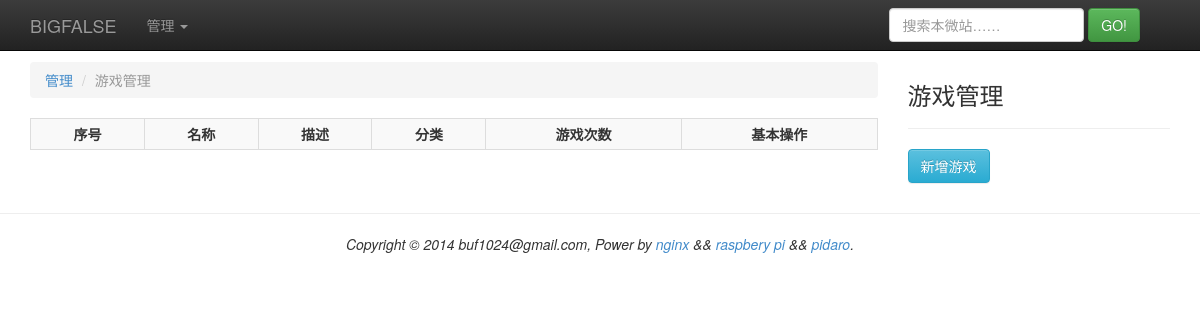
Before: /manage/game (signed in) with the older database file.
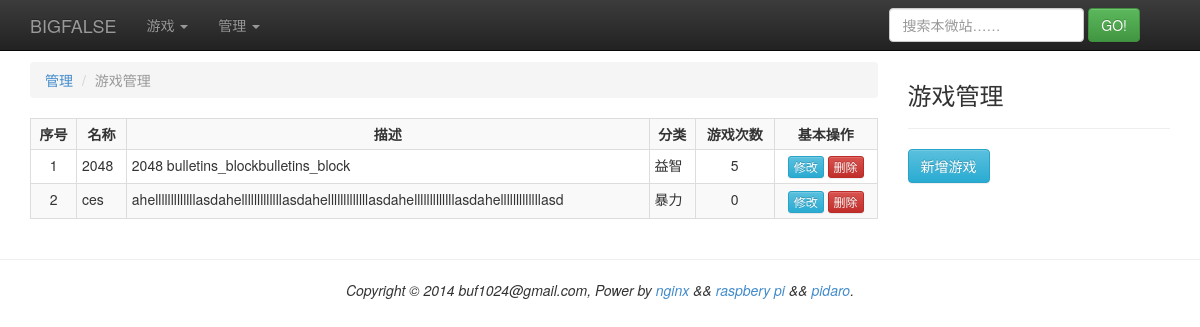
After: the same page with the newer database file.
### tinylog/models.py (models this page shows, shortened)
class Game(models.Model):
    name = models.CharField(max_length = 64)
    desc = models.CharField(max_length = 512, null=True)
    image = models.CharField(max_length = 128)
    width = models.IntegerField()
    height = models.IntegerField()
    visiable = models.BooleanField()
    hot = models.IntegerField()
    create_time = models.DateTimeField()
    update_time = models.DateTimeField()
    catalog = models.ForeignKey(Catalog, null=True)

class Catalog(models.Model):
    name = models.CharField(max_length = 64)
    desc = models.CharField(max_length = 512, null=True)
    type = models.IntegerField()
    create_time = models.DateTimeField()
    update_time = models.DateTimeField()

### tinylog/views.py (the view)
# urls.py: url(r'^manage/game$', 'tinylog.views.mnggame'),
def mnggame(req):
    r = try_redirect(req)
    if r != None:
        return r
    settings = get_settings()
    setting = settings['setting']
    d = {}
    d['extral_block'] = get_mnggame_extral_block()
    d['header_block'] = get_header_block(setting.title + u' : 游戏管理',
                                             extjs = ['/js/mnggame.js'])
    d['nav_block'] = get_nav_block(req)
    d['content_block'] = get_mnggame_block()
    d['footer_block'] = get_footer_block()
    t = get_template('general.html')
    c = Context(d)
    h = t.render(c)
    return HttpResponse(h)

### tinylog/util.py (called while the page is built, shortened)
def get_settings(is_force = False):
    global _g_last_time
    global _g_read_interval
    now = int(time())
    diff = now - _g_last_time
    return _g_settings

def get_header_block(webtitle, extjs = None, extcss = None):
    settings = get_settings()
    d = {}
    d['webtitle'] = webtitle
    d['mstdjss'] = settings['stdjss']
    d['mstdcss'] = settings['stdcss']
    d['mextjs'] = extjs
    d['mextcss'] = extcss
    t = get_template('header.html')
    c = Context(d)
    h = t.render(c)
    return h

def get_nav_block(req):
    settings = get_settings()
    setting = settings['setting']
    games = settings['games']
    d = {}
    d['brand'] = setting.brand
    d['games'] = games
    d['admin'] = is_admin(req)
    t = get_template('nav.html')
    c = Context(d)
    h = t.render(c)
    return h

def get_footer_block():
    settings = get_settings()
    setting = settings['setting']
    d = {}
    d['copy_info'] = setting.copy_info
    t = get_template('footer.html')
    c = Context(d)
    h = t.render(c)
    return h

def is_admin(req):
    return req.user.is_authenticated()

### template/nav.html (shortened to what this page needs)
<div class="navbar navbar-inverse navbar-fixed-top" role="navigation">
  <div class="container">
    <div class="navbar-header">
      <a class="navbar-brand" href="/">{{ brand }}</a>
    </div>
    <div class="navbar-collapse collapse">
      <ul class="nav navbar-nav">
        {% if games %}
        <li class="dropdown">
          <a class="dropdown-toggle" data-toggle="dropdown" href="#">
            游戏 <span class="caret"></span>
          </a>
        </li>
        {% endif %}
        {% if admin %}
        <li class="dropdown">
          <a class="dropdown-toggle" data-toggle="dropdown" href="#">
            管理 <span class="caret"></span>
          </a>
        </li>
        {% else %}
        <li><a href="/manage/admin">管理</a></li>
        {% endif %}
      </ul>
      <form class="navbar-form navbar-right" role="search" method="get" action="/search">
        <div class="form-group">
          <input type="text" id="search_text" class="form-control" name="navq" placeholder="搜索本微站……">
        </div>
        <button type="submit" id="search_go" class="btn btn-success">GO!</button>
      </form>
    </div>
  </div>
</div>

### template/mnggame.html
<div class="col-md-9">
<ol class="breadcrumb">
  <li><a href="#">管理</a></li>
  <li class="active">游戏管理</li>
</ol>
<table class="table table-hover table-bordered table-striped table-condensed">
  <tbody>
  <tr>
    <th class="text-center-align">序号</th>
    <th class="text-center-align">名称</th>
    <th class="text-center-align">描述</th>
    <th class="text-center-align">分类</th>
    <th class="text-center-align">游戏次数</th>
    <th class="text-center-align">基本操作</th>
  </tr>
  {% for game in games %}
  <tr>
    <td class="text-center-align">{{ game.id}}</td>
    <td>{{ game.name }}</td>
    <td>{{ game.desc }}</td>
    <td>{{ game.catalog.name }}</td>
    <td class="text-center-align">{{ game.hot }}</td>
    <td class="text-center-align">
      <button class="btn btn-xs btn-info" id="mnggame_modify_{{ game.id }}" data="{{ game.id }}">修改</button>
      <button class="btn btn-xs btn-danger" id="mnggame_delete_{{ game.id }}" data="{{ game.id }}">删除</button>
    </td>
  </tr>
  {% endfor %}
  </tbody>
</table>
</div>
<div class="col-md-3">
  <div class="bulletin">
    <h3>游戏管理</h3><hr>
    <p>
      <button class="btn btn-info" id="mnggame_new_game">新增游戏</button>
    </p>
  </div>
</div>

Changed rows visible on the page:
added Game: id "1", name "2048", desc "2048 bulletins_blockbulletins_block", catalog.name "益智", hot "5"
added Game: id "2", name "ces", desc "ahelllllllllllllasdahelllllllllllllasdahelllllllllllllasdahelllllllllllllasdahelllllllllllllasd", catalog.name "暴力", hot "0"
Other visible differences:
text now shown: "游戏"
